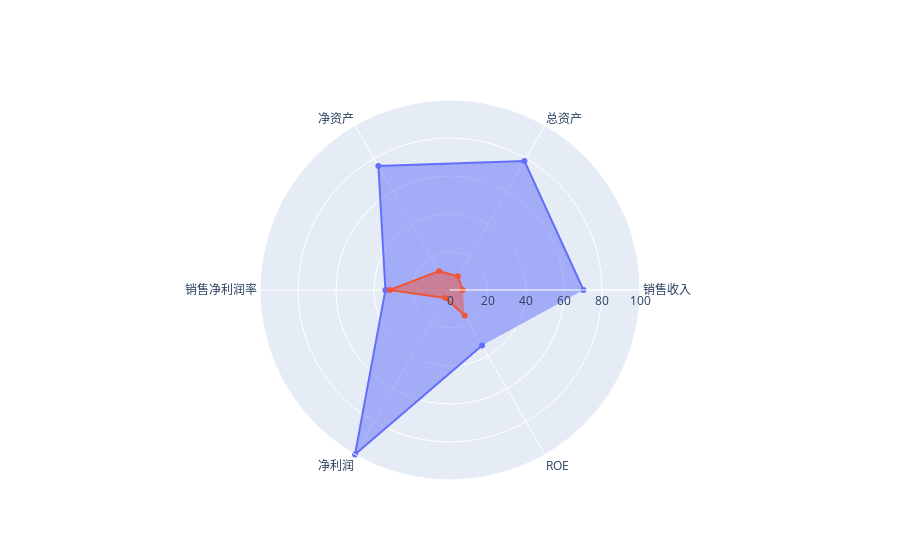

The code cell stored with this chart in its notebook:
### Code cell
comp1 = '万科地产'
comp2 = '首创置业'
year = 2019
plotRadar(comp1, comp2, year)

### Figure 1 — Plotly figure (JSON) as saved in the notebook; plotly's stock layout.template omitted (floating-point values rounded to 4 significant figures)
{"data": [{"fill": "toself", "name": "万科地产", "r": [70.25, 78.37, 75.39, 33.98, 100, 33.74], "theta": ["销售收入", "总资产", "净资产", "销售净利润率", "净利润", "ROE"], "type": "scatterpolar"}, {"fill": "toself", "name": "首创置业", "r": [6.723, 8.281, 11.45, 31.73, 4.906, 15.45], "theta": ["销售收入", "总资产", "净资产", "销售净利润率", "净利润", "ROE"], "type": "scatterpolar"}], "layout": {"polar": {"radialaxis": {"range": [0, 100], "visible": true}}, "showlegend": false}}
